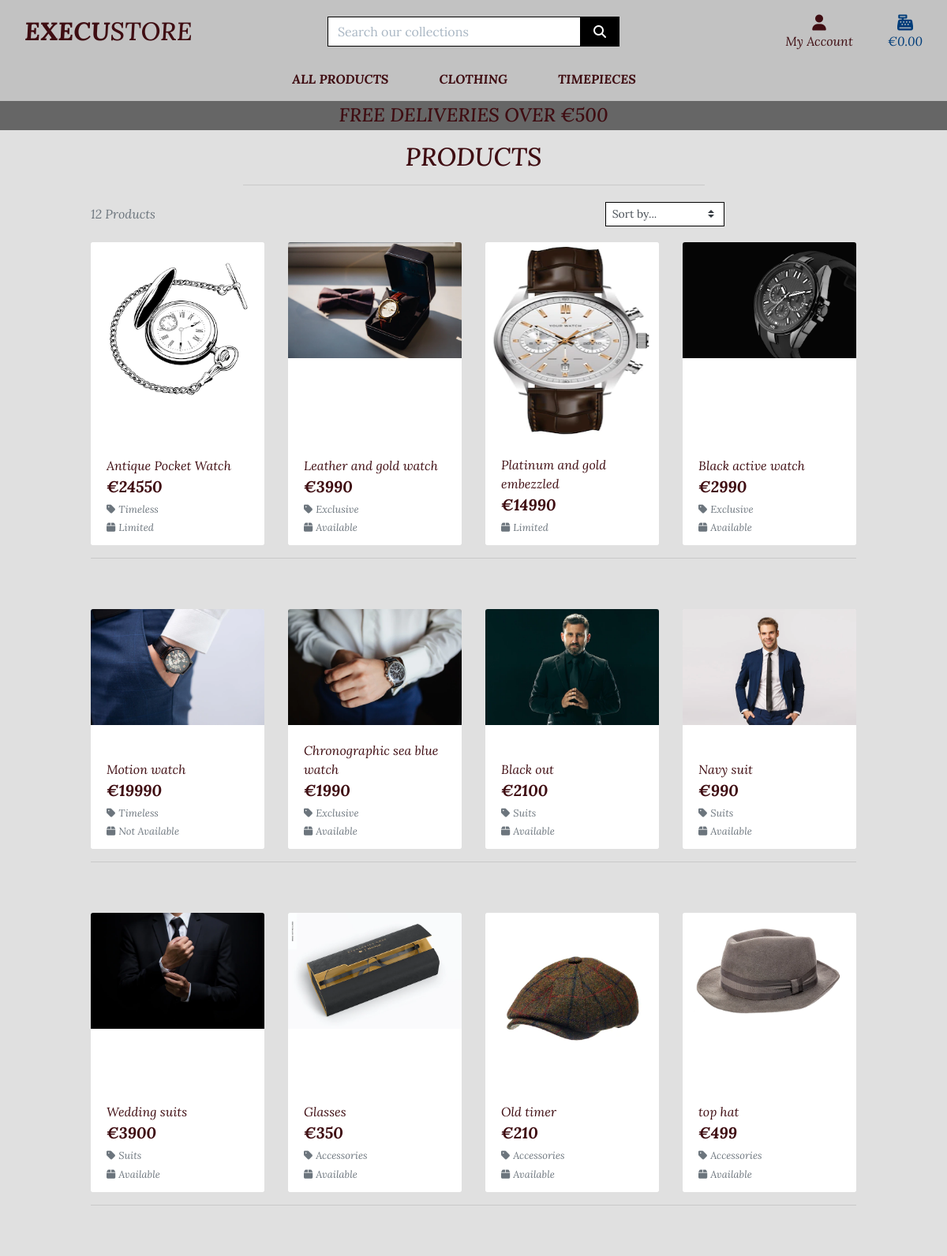
Screenshot of /products/ with the database file from the repository.
### products/models.py (models this page shows, shortened)
class Product(models.Model):
    category = models.ForeignKey('Category', null=True, blank=True,
                                 on_delete=models.SET_NULL)
    name = models.CharField(max_length=255)
    description = models.TextField()
    price = models.CharField(max_length=255)
    availability = models.CharField(max_length=255)
    image_url = models.URLField(max_length=1024, null=True, blank=True)
    image = models.ImageField(null=True, blank=True)

class Category(models.Model):
    name = models.CharField(max_length=254)
    friendly_name = models.CharField(max_length=254, null=True, blank=True)

### products/views.py (the view, shortened to what this page needs)
# urls.py: path('', views.all_products, name='products'),
def all_products(request):
    product = Product.objects.all()
    query = None
    categories = None
    sort = None
    direction = None
    current_sorting = f'{sort}_{direction}'
    context = {
        'products': product,
        'current_categories': categories,
        'search_term': query,
        'current_sorting': current_sorting,
    }
    product_page = 'products/products.html'
    return render(request, product_page, context)

### bag/contexts.py (called while the page is built, shortened)
def bag_contents(request):
    bag_items = []
    total = 0
    product_count = 0
    bag = request.session.get('bag', {})
    if total < settings.FREE_DELIVERY_THRESHOLD:
        delivery = total * Decimal(settings.STANDARD_DELIVERY_PERCENTAGE / 100)
        free_delivery_delta = settings.FREE_DELIVERY_THRESHOLD - total
    else:
        delivery = 0
        free_delivery_delta = 0
    grand_total = delivery + total
    context = {
        'bag_items': bag_items,
        'total': total,
        'product_count': product_count,
        'delivery': delivery,
        'free_delivery_delta': free_delivery_delta,
        'free_delivery_threshold': settings.FREE_DELIVERY_THRESHOLD,
        'grand_total': grand_total,
    }
    return context

### products/templates/products/products.html (shortened to what this page needs)
{% extends "base.html" %}
{% load static %}
{% block page_header %}
    <div class="container header-container">
    </div>
{% endblock %}
{% block content %}
    <div class="container-fluid backcolor">
        <div class="row">
            <div class="col text-center mt-3">
                <h2 class="logo-font">Products</h2>
                <hr class="w-50 mb-1">
            </div>
        </div>
        <div class="row">
            <div class="product-container col-10 offset-1">
                <div class="row mt-1 mb-2">
                    <div class="col-12 col-md-4 my-auto order-md-last d-flex justify-content-right justify-content-md-end">
                        <div class="sort-select-wrapper w-50">
                            <select id="sort-selector" class="custom-select custom-select-sm rounded-0 border border-{% if current_sorting != 'None_None' %}info{% else %}black{% endif %}">
                                <option value="reset" {% if current_sorting == 'None_None' %}selected{% endif %}>Sort by...</option>
                            </select>
                        </div>
                    </div>
                    <div class="col-12 col-md-6 order-md-first">
                        <p class="text-muted mt-3 text-center text-md-left">
                            {{ products|length }} Products{% if search_term %} found for <strong>"{{ search_term }}"</strong>{% endif %}
                        </p>
                    </div>
                </div>
                <div class="row">
                    {% for product in products %}
                        <div class="col-sm-6 col-md-6 col-lg-4 col-xl-3">
                            <div class="card h-100 border-0">
                                <a href="{% url 'product_detail' product.id %}">
                                    <img class="card-img-top img-fluid size" src="{{ product.image.url }}" alt="{{ product.name }}">
                                </a>
                                <div class="card-body pb-0">
                                </div>
                                <div class="card-footer bg-white pt-0 border-0 text-left">
                                    <div class="row">
                                        <div class="col">
                                            <p class="mb-0">{{ product.name }}</p>
                                            <p class="lead mb-0 text-left font-weight-bold">€{{ product.price }}</p>
                                            {% if product.category %}
                                            <p class="small mt-1 mb-0">
                                                <a class="text-muted" href="{% url 'products' %}?category={{ product.category.name }}">
                                                    <i class="fas fa-light fa-tag mr-1"></i>{{ product.category.friendly_name }}
                                                </a>
                                            </p>
                                            {% endif %}
                                            {% if product.availability %}
                                                <small class="text-muted"><i class="fas fa-light fa-box mr-1"></i>{{ product.availability }}</small>
                                            {% else %}
                                                <small class="text-muted">Contact For Availability</small>
                                            {% endif %}
                                        </div>
                                    </div>
                                </div>
                            </div>
                        </div>
                        {% if forloop.counter|divisibleby:4 %}
                            <div class="col-12 d-none d-xl-block mb-5">
                                <hr>
                            </div>
                        {% endif %}
                {% endfor %}
            </div>
        </div>
        </div>
    </div>
{% endblock %}

### static/css/base.css (style rules this page uses)
html { height: 100%; }
body { background: url('/media/homepage-image.jpg') no-repeat center center fixed; background-size: cover; height: calc(100vh - 164px); color: #3F0D12; font-family: 'Lora'; font-style: italic; }
.logo-font { text-transform: uppercase; }
.border-black { border: 1px solid black !important; }
@media (min-width: 1200px) { .container { max-width: 80%; } }
@media (min-width: 992px) { .header-container { padding-top: 164px; } }
.size { max-height: 250px; }
.backcolor { background-color: #E0E0E0; }

### rows the page displays
Product: image (picture), name "Antique Pocket Watch", price "24550", category.friendly_name "Timeless", availability "Limited"
Product: image (picture), name "Leather and gold watch", price "3990", category.friendly_name "Exclusive", availability "Available"
Product: image (picture), name "Platinum and gold embezzled", price "14990", availability "Limited"
Product: image (picture), name "Black active watch", price "2990", category.friendly_name "Exclusive", availability "Available"
Product: image (picture), name "Motion watch", price "19990", category.friendly_name "Timeless", availability "Not Available"
Product: image (picture), name "Chronographic sea blue watch", price "1990", category.friendly_name "Exclusive", availability "Available"
Product: image (picture), name "Black out", price "2100", category.friendly_name "Suits", availability "Available"
Product: image (picture), name "Navy suit", price "990", category.friendly_name "Suits", availability "Available"
Product: image (picture), name "Wedding suits", price "3900", category.friendly_name "Suits", availability "Available"
Product: image (picture), name "Glasses", price "350", category.friendly_name "Accessories", availability "Available"
Product: image (picture), name "Old timer", price "210", category.friendly_name "Accessories", availability "Available"
Product: image (picture), name "top hat", price "499", category.friendly_name "Accessories", availability "Available"

### other values shown
{{ free_delivery_threshold }} "500"
{{ products|length }} "12"
